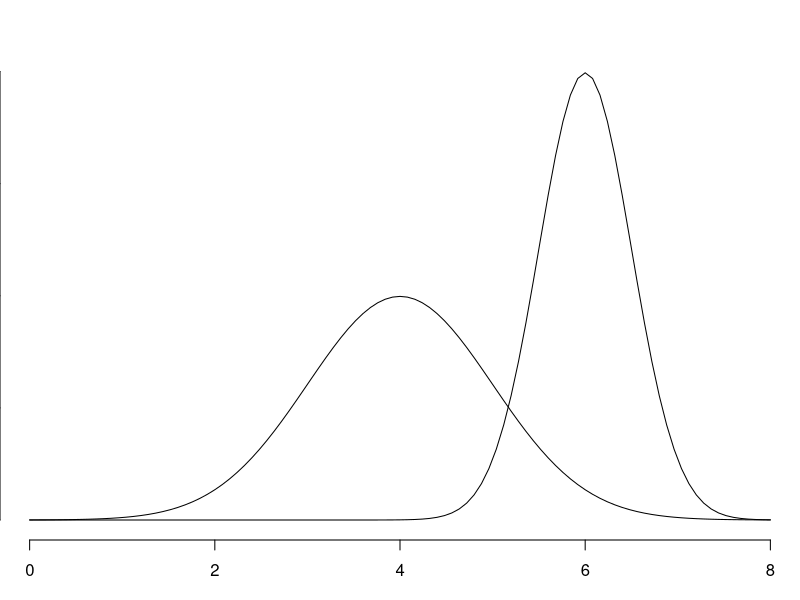
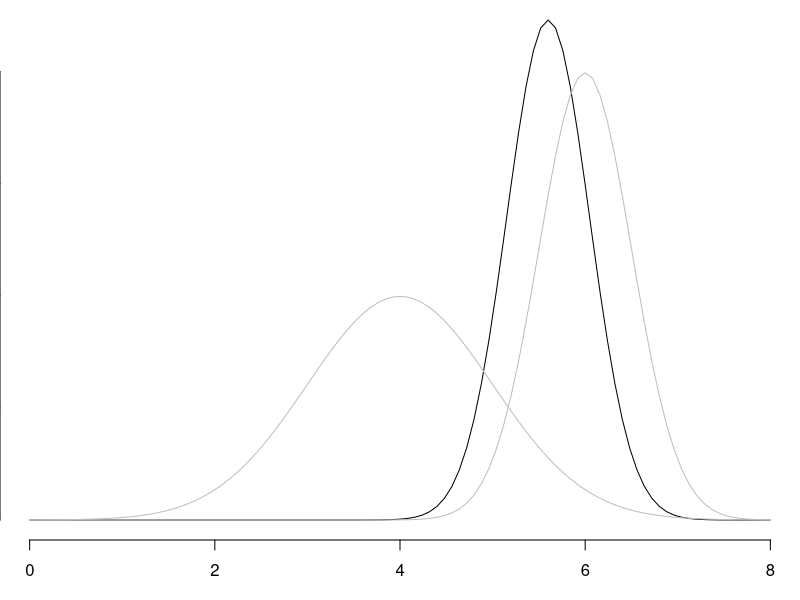

Generate these figures, in order, with R:
library(knitr)
library(reshape2)
library(mvtnorm)
opts_chunk$set(cache=FALSE, dev='pdf')

#' Coffee cup size example
#' 
#' 
#+ cue-combo-setup
mean.v <- 4
mean.t <- 6
sd.v <- 1
sd.t <- 0.5
precis <- 1 / c(sd.v, sd.t)^2
weights <- precis / sum(precis)
mean.vt <- sum(c(mean.v,mean.t) * weights)
sd.vt <- sqrt(1 / sum(precis))

#+ cue-combo-dists, fig.width=4, fig.height=2.5
par(mar=c(3,0,0,0))
curve(dnorm(x, mean.vt, sd.vt), from=0, to=8, frame=F, type='n')
curve(dnorm(x, mean.t, sd.t), add=T)
curve(dnorm(x, mean.v, sd.v), add=T)

curve(dnorm(x, mean.vt, sd.vt), from=0, to=8, frame=F)
curve(dnorm(x, mean.t, sd.t) ,add=T, col='gray')
curve(dnorm(x, mean.v, sd.v), add=T, col='gray')

